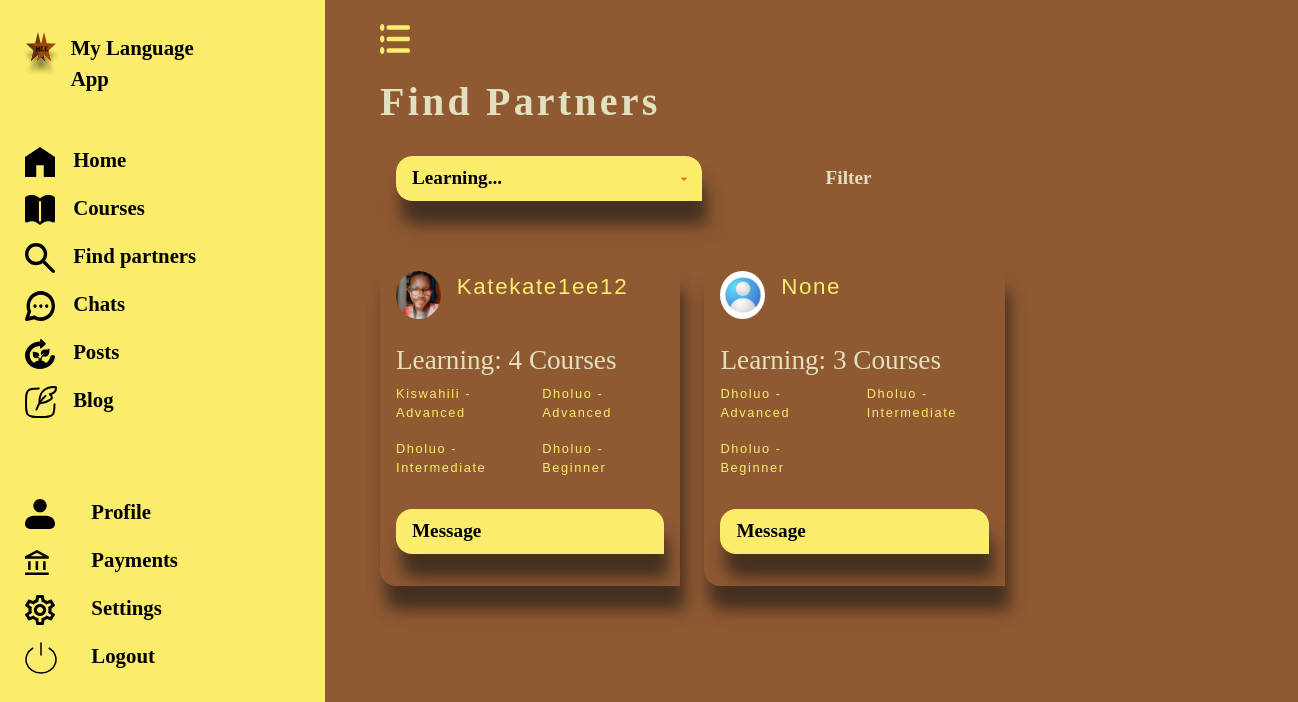
Before: /find-partners/ (signed in) with the older database file.
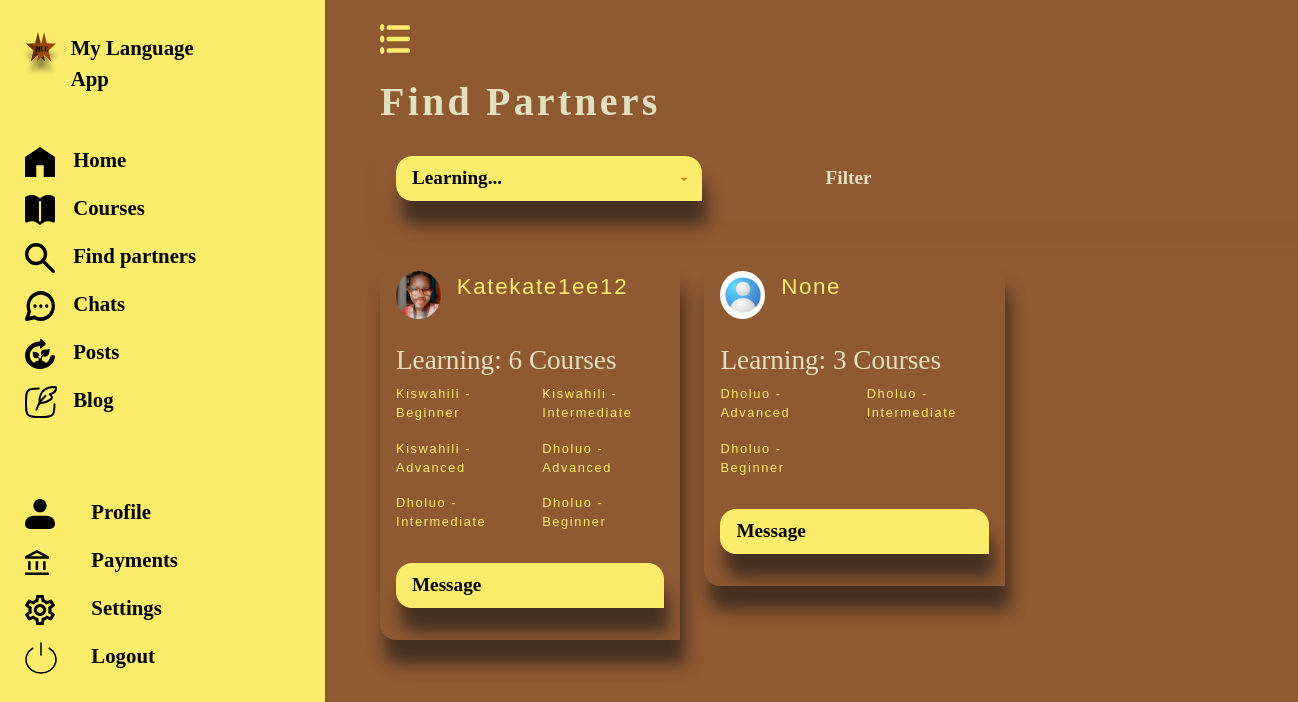
After: the same page with the newer database file.
### lang_app/models.py (models this page shows, shortened)
class MyUser(AbstractUser):
    email = models.EmailField(unique=True)
    country=models.CharField(max_length=30)
    city = models.CharField(max_length=30, null=True, blank=True)
    device_info = models.CharField(max_length=30,null=True, blank=True)
    display_name=CharField(unique=True, max_length=255, blank=True, null=True)
    phone_number = models.CharField(unique=True, max_length=255, blank=True, null=True)
    profile_picture = models.ImageField(upload_to='profile_pictures', blank=True, null=True)
    slug = AutoSlugField(populate_from=user_slug_populate, unique=True, always_update=False, editable=False, max_length=255)
    objects = CustomUserManager()
    USERNAME_FIELD = 'email'
    REQUIRED_FIELDS = ['username']

class EnrolledCourses(models.Model):
    course_name=models.ForeignKey(Course,on_delete=models.CASCADE, related_name='courses')
    course_level =models.CharField(choices=LEVEL_CHOICES, max_length=255, default='beginner')
    student=models.ForeignKey(MyUser,on_delete=models.CASCADE, related_name='students')
    enrolment_date=models.DateTimeField(auto_now_add=True)
    is_enrolled=models.BooleanField(default=False)
    is_completed=models.BooleanField(default=False)
    completion_date=models.DateTimeField(blank=True, null=True)
    slug = AutoSlugField(populate_from=enroll_slug_populate, unique=True, always_update=False, editable=False)
    class Meta:
        unique_together = ('student', 'course_name', 'course_level')

class Course(models.Model):
    course_name=models.CharField(max_length=255)
    course_level=models.CharField(choices=LEVEL_CHOICES, max_length=255, default='beginner')
    instructor_name=models.CharField(max_length=255)
    difficulty = models.IntegerField(choices=DIFFICULTY_CHOICES, default=1)
    slug = AutoSlugField(populate_from=course_slug_populate, unique=True, always_update=False, editable=False)
    class Meta:
        ordering = ['course_name','difficulty']

### lang_app/views.py (the view, shortened to what this page needs)
# urls.py: path('find-partners/', views.find_partners, name='find-partners'),
@login_required
def find_partners(request):
    languages = (
        Course.objects
        .values('course_name')
        .annotate(min_id=Min('id'))
        .order_by('course_name')
    )
    users = MyUser.objects.filter(
        id__in=EnrolledCourses.objects.values('student').distinct().exclude(student=request.user)
    ).prefetch_related(
        Prefetch(
            'students',
            queryset=EnrolledCourses.objects.select_related('course_name')
            .order_by('-enrolment_date'),
            to_attr='user_courses'
        )
    )
    query=request.GET.get('q')
    context={"users":users,"languages":languages, "query":query}
    return render(request, 'find-partners.html', context)

### lang_app/templates/find-partners.html (shortened to what this page needs)
{% extends 'dashboard-base.html' %}
{% load static %}
{% block content %}
    <h2>Find Partners</h2>
    <div class="">
        <form action="" method="get" class="search-form">
            <div class="col-md-4">
                <select name="q" id="" class="form-control sign-in-btn-new">
                    <option value="" disabled selected>Learning...</option>
                </select>
            </div>
             <div class="col-md-3">
                <button type="submit" class=" form-control sign-in-btn-new search-submit" id="search-submit">Filter</button>
            </div>
        </form>
    </div>
    <div class="row mt-5 blogs">
    {% for user in users %}
    <div class="col-md-4 justify-content-between mb-4">
    <div class="course-items">
        <div class="update-photo align-items-center">
        <div class="col-md-2">
            {% if user.profile_picture %}
                 <img src="{{ user.profile_picture.url }}" alt="photo" class="img-fluid display-pic">
            {% else %}
                 <img src="{% static 'images/dp.jpg' %}" alt="photo" class="img-fluid display-pic">
            {% endif %}
        </div>
        <div class="col-md-6">
                <div class=""><p class="a-link">{{ user.display_name|capfirst }}</p></div>
        </div>
    </div>
          <h4 class="mt-4"> Learning:
              {{ user.user_courses|length }}
              {% if user.user_courses|length == 1 %}
                   Course
              {% else %}
                   Courses
              {% endif %}
          </h4>
    <div class="row">
         {% for course in user.user_courses %}
             <div class="col-md-6">
                 <p class="a-link small-date">{{ course.course_name.course_name }} - {{ course.course_level|capfirst }}</p>
             </div>
         {% endfor %}
    </div>
          <a href="{% url 'message-partners' user.slug %}" class="sign-in-btn-new mt-3">Message</a>
    </div>
        </div>
        {% empty %}
        {% if query %}
            <p>No partners learning <strong>{{ query }}</strong> at the moment</p>
        {% else %}
            <p>No partners available at the moment</p>
        {% endif %}
    {% endfor %}
    </div>
{% endblock %}

Changed rows visible on the page:
changed MyUser "Katekate1ee12": user_courses|length "4" → "6"
added EnrolledCourses: course_name.course_name "Kiswahili", course_level "Beginner", shown under MyUser "Katekate1ee12"
added EnrolledCourses: course_name.course_name "Kiswahili", course_level "Intermediate", shown under MyUser "Katekate1ee12"
